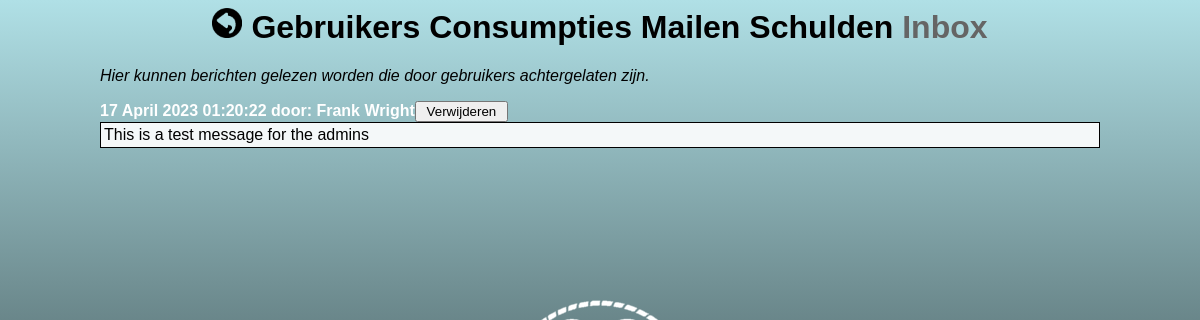
/StreepApp/contList.php (signed in), run on the app's committed database.
### tables this page shows
CREATE TABLE `contact` (
  `ID` int(11) NOT NULL,
  `text` text NOT NULL,
  `date` datetime NOT NULL DEFAULT current_timestamp(),
  `Sender` varchar(128) NOT NULL DEFAULT 'missing'
);

CREATE TABLE `personalia` (
  `ID` int(255) NOT NULL,
  `name` char(255) NOT NULL,
  `email` varchar(255) NOT NULL,
  `password` varchar(128) NOT NULL DEFAULT 'qwerty123',
  `debt` float NOT NULL,
  `lastused` datetime NOT NULL,
  `isAdmin` tinyint(1) NOT NULL DEFAULT 0,
  `isActive` tinyint(1) NOT NULL DEFAULT 1
);

### StreepApp/translate.php (called while the page is built)
<?php
function translate_names($eng) {
    $names = array (
      'Januari' => 'January',
      'Februari' => 'February',
      'Maart' => 'March',
      'April' => 'April',
      'Mei' => 'May',
      'Juni' => 'June',
      'Juli' => 'July',
      'Augustus' => 'August',
      'September' => 'September',
      'Oktober' => 'October',
      'November' => 'November',
      'December' => 'December',
);
    return array_search($eng, $names);
}
?>

### StreepApp/lookup.php (called while the page is built, shortened)
<?php
function giveName($ID) {
    include 'connectDB.php';
	$result = mysqli_fetch_array(mysqli_query($conn, "SELECT name FROM personalia WHERE ID = '$ID'"));
	if(isset($result['name'])){
	    return $result['name'];
	}
	else{return "<i><font color='#9D9D9D'>[verwijderd]</i>";}
}
?>

### StreepApp/contList.php (the view, shortened to what this page needs)
<?php
	include 'ADMINcheck.php';
	include 'connectDB.php';
	include 'lookup.php';
	include 'translate.php';
?>
<head>
        <link href="css/instyle.css" rel="stylesheet" type="text/css" media="screen"/>
</head>
<body>
	<h1><a href="desktop.php"><img src="img/back.png" width="30" height="30" alt=""/></a>
		<a href="custList.php">	Gebruikers</a>
        <a href="prodList.php">			Consumpties</a>
		<a href="mail.php">	Mailen</a>
		<a href="debtList.php">	Schulden</a>
        						Inbox
	</h1>
<p><i>Hier kunnen berichten gelezen worden die door gebruikers achtergelaten zijn.<br></i></p>
	<?php
            $result = mysqli_query($conn, "SELECT * FROM contact ORDER BY date");
            while($nextup = mysqli_fetch_array($result)){
				$date = $nextup['date'];$month = addcslashes(translate_names(date('F', strtotime($date))), 'a..zA..Z');$string = "d $month Y H:i:s";
                echo
						"<b><font color=white>" . date($string, strtotime($date)) . " door: ". giveName($nextup['Sender']) . "</font></b><button><a href=delText.php?id=".$nextup['ID'].">Verwijderen</a>" . "</button>
						<table width='1000px'>
					  		<tr style='width:500px'>
					  			<td>". $nextup['text'] . "</td>
							</tr>
						</table>
					</br>";
            }
        ?>
</body>

### StreepApp/css/instyle.css (style rules this page uses)
* { font-family: Arial; }
a:link { color:black;text-decoration: none; }
button { height:21px;width:7em;text-align: center; }
h1 { color:#656565; text-align:center }
body { margin-left:auto; margin-right:auto; width:1000px; }
table { border: 1px solid black; background:rgba(255,255,255,0.9); }

### data on the page
contact: date "17 April 2023 01:20:22", Sender.name "Frank Wright", text "This is a test message for the admins"
